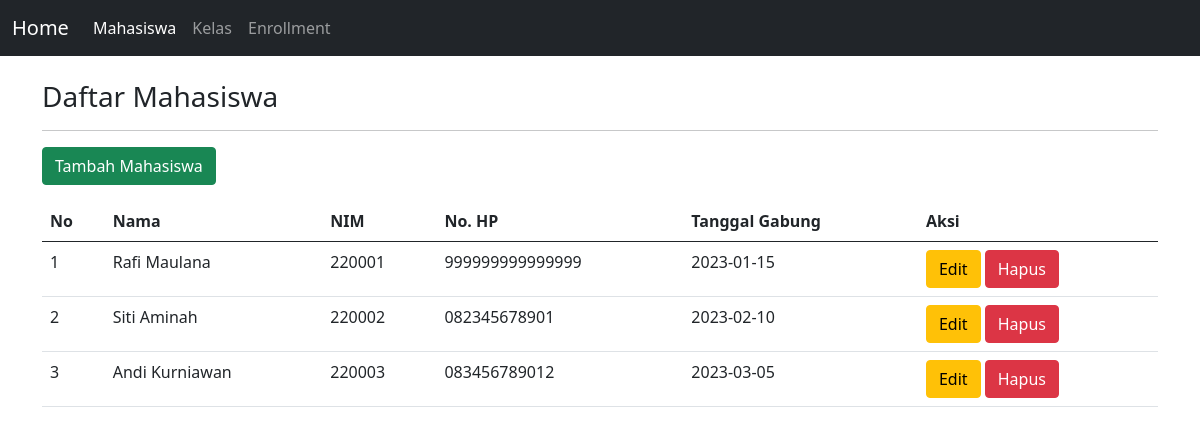
The app's page /tp_mvc/student.php with its own data.
### tables this page shows
CREATE TABLE `students` (
  `id` int(11) NOT NULL,
  `nim` varchar(20) NOT NULL,
  `name` varchar(100) NOT NULL,
  `phone` varchar(15) DEFAULT NULL,
  `join_date` date DEFAULT NULL
);

### tp_mvc/controllers/Student.controller.php (called while the page is built, shortened)
<?php
include_once("models/Student.class.php");
include_once("views/Student.view.php");
class StudentController {
    private $student;
    function __construct() {
        $this->student = new Student(Conf::$db_host, Conf::$db_user, Conf::$db_pass, Conf::$db_name);
    }
    public function index() {
        $this->student->open();
        $this->student->getStudents();
        $data = [];
        while ($row = $this->student->getResult()) {
            array_push($data, $row);
        }
        $view = new StudentView();
        $view->render($data);
    }
}

### tp_mvc/views/Student.view.php (the view, shortened to what this page needs)
<?php
include_once("views/Template.class.php");
class StudentView {
    public function render($data) {
        $no = 1;
        $dataStudent = '';
        $dataStudent .= "<div class='text-start mb-3'>
            <a href='student.php?add=true' class='btn btn-success'>Tambah Mahasiswa</a>
        </div>";
        $dataStudent .= "<table class='table'>
            <thead>
                <tr>
                    <th>No</th>
                    <th>Nama</th>
                    <th>NIM</th>
                    <th>No. HP</th>
                    <th>Tanggal Gabung</th>
                    <th>Aksi</th>
                </tr>
            </thead>
            <tbody>";
        foreach ($data as $val) {
            list($id, $nim, $name, $phone, $join_date) = $val;
            $dataStudent .= "<tr>
                <td>$no</td>
                <td>$name</td>
                <td>$nim</td>
                <td>$phone</td>
                <td>$join_date</td>
                <td>
                    <a href='student.php?id_edit=$id' class='btn btn-warning'>Edit</a>
                    <a href='student.php?id_hapus=$id' class='btn btn-danger' onclick=\"return confirm('Yakin ingin menghapus $name?')\">Hapus</a>
                </td>
            </tr>";
            $no++;
        }
        $dataStudent .= "</tbody></table>";
    }
}

### tp_mvc/student.php
<?php
include_once("controllers/Student.controller.php");
$student = new StudentController();
if (isset($_POST['submit'])) {
    $student->add($_POST);
} elseif (isset($_POST['submit_edit'])) {
    $student->update($_POST);
} elseif (isset($_GET['id_edit'])) {
    $student->edit($_GET['id_edit']);
} elseif (isset($_GET['id_hapus'])) {
    $student->delete($_GET['id_hapus']);
} elseif (isset($_GET['add'])) {
    $student->addForm();
} else {
    $student->index();
}

### tp_mvc/views/Template.class.php (shortened to what this page needs)
<?php
class Template {
    private $content = '';
    public function __construct($filename = '') {
        $this->content = implode('', @file($filename));
    }
    public function clear() {
        $this->content = preg_replace("/DATA_[A-Z|_|0-9]+/", "", $this->content);
    }
    public function write() {
        print $this->content;
    }
    public function replace($old = '', $new = '') {
        if (is_int($new)) {
            $value = sprintf("%d", $new);
        } elseif (is_float($new)) {
            $value = sprintf("%f", $new);
        } elseif (is_array($new)) {
            $value = implode(' ', $new);
        } else {
            $value = $new;
        }
        $this->content = preg_replace("/$old/", $value, $this->content);
    }
}

### records on screen
students: name "Rafi Maulana", nim "220001", phone "999999999999999", join_date "2023-01-15"
students: name "Siti Aminah", nim "220002", phone "082345678901", join_date "2023-02-10"
students: name "Andi Kurniawan", nim "220003", phone "083456789012", join_date "2023-03-05"

### other values on screen
$this->content "Home Mahasiswa Kelas Enrollment Daftar Mahasiswa"
